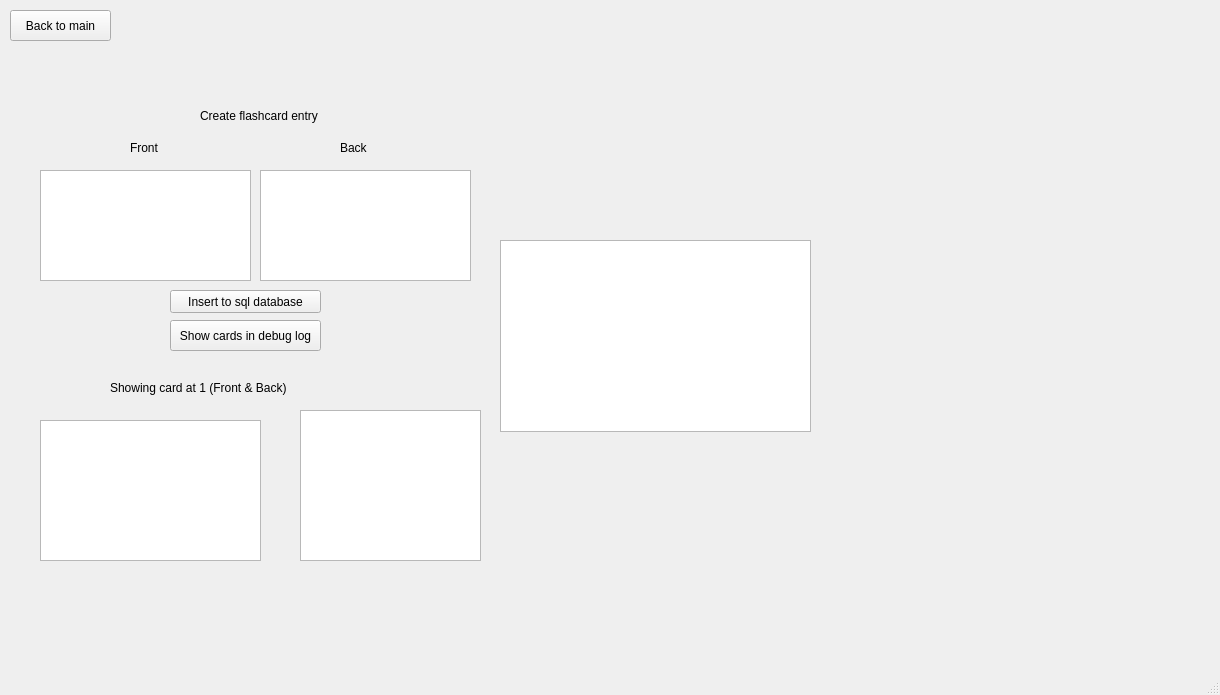
<?xml version="1.0" encoding="UTF-8"?>
<ui version="4.0">
 <class>databaseview</class>
 <widget class="QMainWindow" name="databaseview">
  <property name="geometry">
   <rect>
    <x>0</x>
    <y>0</y>
    <width>1220</width>
    <height>695</height>
   </rect>
  </property>
  <property name="windowTitle">
   <string>MainWindow</string>
  </property>
  <widget class="QWidget" name="centralwidget">
   <widget class="QTextBrowser" name="displayCard_front">
    <property name="geometry">
     <rect>
      <x>40</x>
      <y>420</y>
      <width>221</width>
      <height>141</height>
     </rect>
    </property>
   </widget>
   <widget class="QTextBrowser" name="displayCard_back">
    <property name="geometry">
     <rect>
      <x>300</x>
      <y>410</y>
      <width>181</width>
      <height>151</height>
     </rect>
    </property>
   </widget>
   <widget class="QPlainTextEdit" name="ptentry_back">
    <property name="geometry">
     <rect>
      <x>260</x>
      <y>170</y>
      <width>211</width>
      <height>111</height>
     </rect>
    </property>
   </widget>
   <widget class="QTableView" name="tableView">
    <property name="geometry">
     <rect>
      <x>500</x>
      <y>240</y>
      <width>311</width>
      <height>192</height>
     </rect>
    </property>
   </widget>
   <widget class="QPlainTextEdit" name="ptentry_front">
    <property name="geometry">
     <rect>
      <x>40</x>
      <y>170</y>
      <width>211</width>
      <height>111</height>
     </rect>
    </property>
   </widget>
   <widget class="QLabel" name="txtlabel_back">
    <property name="geometry">
     <rect>
      <x>340</x>
      <y>140</y>
      <width>58</width>
      <height>15</height>
     </rect>
    </property>
    <property name="text">
     <string>Back</string>
    </property>
   </widget>
   <widget class="QLabel" name="txtLabel_front">
    <property name="geometry">
     <rect>
      <x>130</x>
      <y>140</y>
      <width>58</width>
      <height>15</height>
     </rect>
    </property>
    <property name="text">
     <string>Front</string>
    </property>
   </widget>
   <widget class="QLabel" name="txtLabel_insertFlashcards">
    <property name="geometry">
     <rect>
      <x>200</x>
      <y>90</y>
      <width>151</width>
      <height>51</height>
     </rect>
    </property>
    <property name="text">
     <string>Create flashcard entry</string>
    </property>
   </widget>
   <widget class="QPushButton" name="btnInsertCard">
    <property name="geometry">
     <rect>
      <x>170</x>
      <y>290</y>
      <width>151</width>
      <height>23</height>
     </rect>
    </property>
    <property name="text">
     <string>Insert to sql database</string>
    </property>
   </widget>
   <widget class="QLabel" name="label">
    <property name="geometry">
     <rect>
      <x>110</x>
      <y>380</y>
      <width>201</width>
      <height>16</height>
     </rect>
    </property>
    <property name="text">
     <string>Showing card at 1 (Front &amp; Back)</string>
    </property>
   </widget>
   <widget class="QPushButton" name="btnShowCards">
    <property name="geometry">
     <rect>
      <x>170</x>
      <y>320</y>
      <width>151</width>
      <height>31</height>
     </rect>
    </property>
    <property name="text">
     <string>Show cards in debug log</string>
    </property>
   </widget>
   <widget class="QPushButton" name="btnBackMain">
    <property name="geometry">
     <rect>
      <x>10</x>
      <y>10</y>
      <width>101</width>
      <height>31</height>
     </rect>
    </property>
    <property name="text">
     <string>Back to main</string>
    </property>
   </widget>
  </widget>
  <widget class="QMenuBar" name="menubar">
   <property name="geometry">
    <rect>
     <x>0</x>
     <y>0</y>
     <width>1220</width>
     <height>20</height>
    </rect>
   </property>
  </widget>
  <widget class="QStatusBar" name="statusbar"/>
 </widget>
 <resources/>
 <connections/>
</ui>
